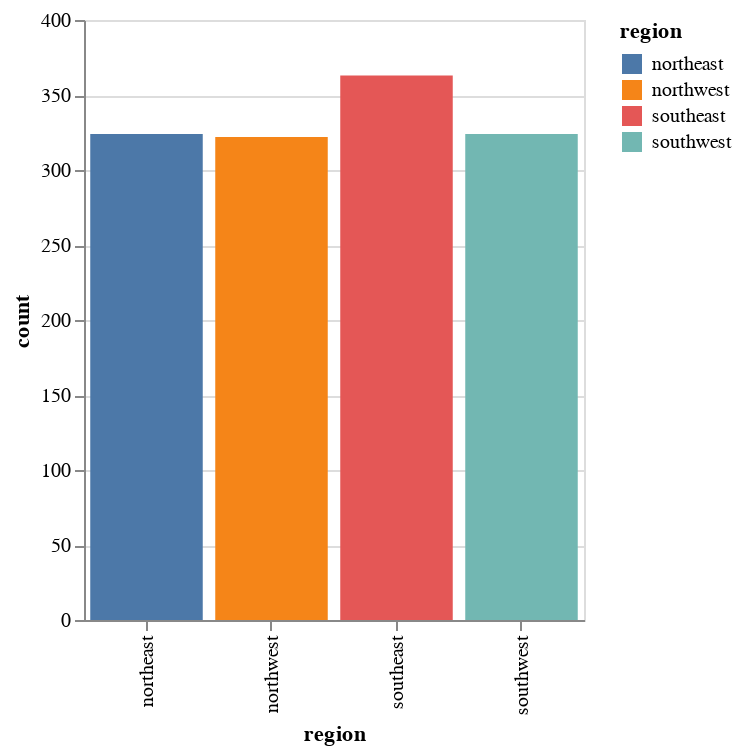

Notebook code for this chart:
### Markdown cell above
The data presents around a 20% of smokers, which is quite a high percentage, but surpringly in line with Austrian average ([a quick research](https://globalactiontoendsmoking.org/research/tobacco-around-the-world/austria/) yielded around 22%).

### Code cell
regions_hist = (
    alt.Chart(df)
    .mark_bar()
    .encode(
        x=alt.X("region:N", axis=alt.Axis(title="region")),
        y=alt.Y("count()", axis=alt.Axis(title="count")),
        color="region:N",
    )
    .properties(width=250)
)

regions_hist

### Figure 1 — Vega-Lite specification as saved in the notebook (floating-point values rounded to 4 significant figures; data arrays with more than 128 entries replaced by an {"elided": "..."} marker saying what was removed)
{"config": {"view": {"continuousWidth": 300, "continuousHeight": 300}}, "data": {"name": "data-8f66174cfbfb7f5d7872bfc07b0a86b3"}, "mark": {"type": "bar"}, "encoding": {"color": {"field": "region", "type": "nominal"}, "x": {"axis": {"title": "region"}, "field": "region", "type": "nominal"}, "y": {"aggregate": "count", "axis": {"title": "count"}, "type": "quantitative"}}, "width": 250, "$schema": "https://vega.github.io/schema/vega-lite/v5.20.1.json", "datasets": {"data-8f66174cfbfb7f5d7872bfc07b0a86b3": {"elided": "1333 records"}}}
